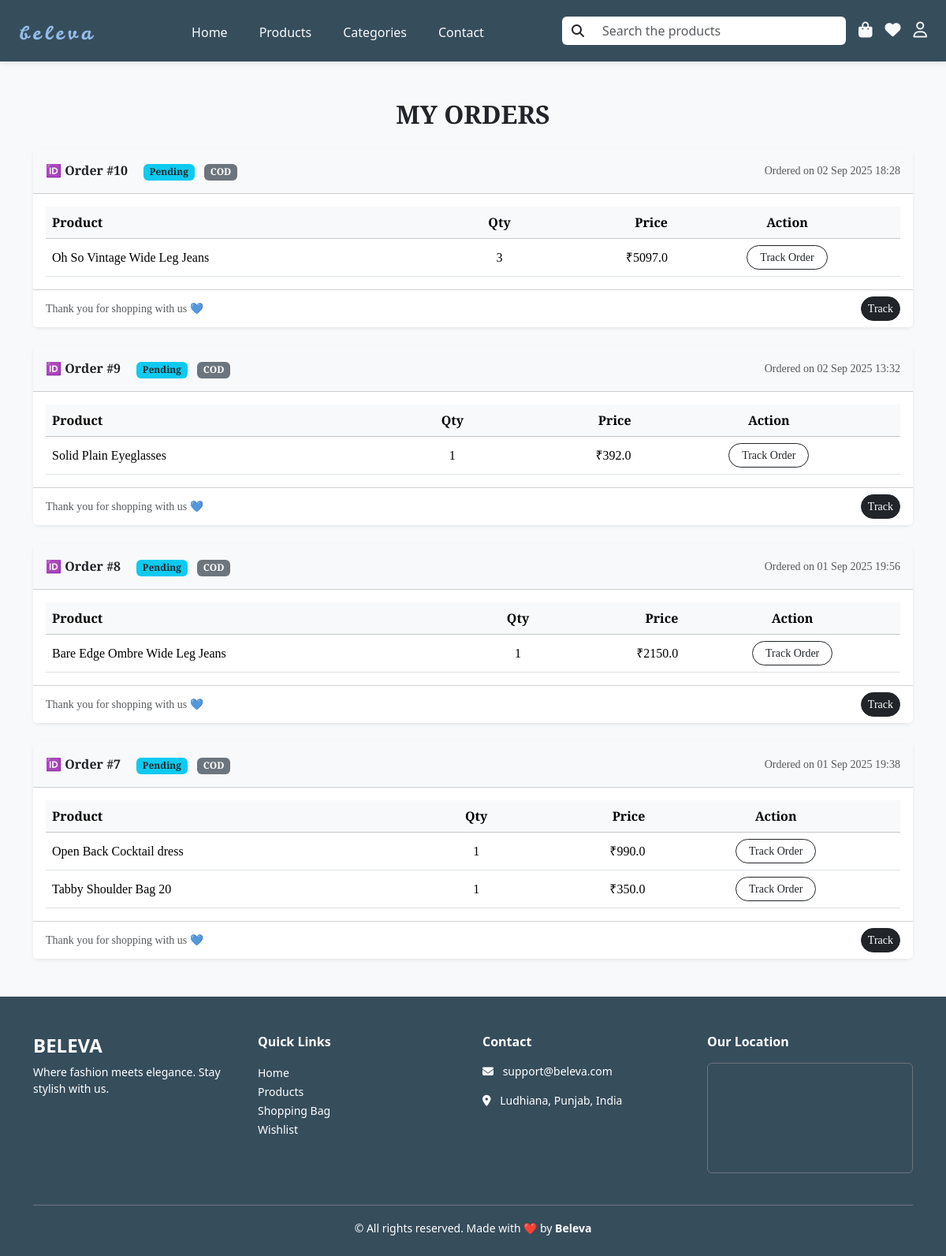
The app's page /accounts/my-orders/ (signed in) with its own data.
### accounts/models.py (models this page shows, shortened)
class Order(models.Model):
    STATUS_CHOICES = [
        ('PENDING' , 'Pending'),
        ('PROCESSING' , 'Processing'),
        ('PACKED', 'Packed'),
        ('SHIPPED', 'Shipped'),
        ('IN_TRANSIT', 'In Transit'),
        ('OUT_FOR_DELIVERY', 'Out for Delivery'),
        ('CANCELLED' , 'Cancelled'),
        ('DELIVERED' , 'Delivered'),
    ]
    PAYMENT_CHOICES = [
        ('COD' , 'Cah on Delivery'),
        ('CARD' , 'Paid via Card'),
    ]
    user = models.ForeignKey(Register , on_delete=models.CASCADE)
    payment_method = models.CharField(max_length=15 , choices=PAYMENT_CHOICES)
    status = models.CharField(max_length=50 , choices=STATUS_CHOICES)
    total_price = models.FloatField()
    billing_address = models.TextField()
    created_at = models.DateTimeField(auto_now_add=True)

class OrderItem(models.Model):
    order = models.ForeignKey(Order , on_delete=models.CASCADE , related_name='items')
    product = models.ForeignKey('products.AllProducts' , on_delete=models.CASCADE)
    price = models.FloatField()
    quantity = models.PositiveIntegerField()

### products/models.py (models this page shows, shortened)
class AllProducts(models.Model):
    product_name    = models.CharField(max_length=200, unique=True)
    slug            = models.SlugField(max_length=200, unique=True)
    description     = models.TextField(max_length=500, blank=True)
    discount_price  = models.IntegerField(null=True, blank=True)
    original_price  = models.IntegerField(null=True, blank=True)
    stock           = models.IntegerField()
    category        = models.ForeignKey(Category, on_delete=models.CASCADE, null=True, blank=True)
    size            = models.ManyToManyField(Size , blank=True)
    is_available    = models.BooleanField(default=True)
    created_date    = models.DateTimeField(auto_now_add=True)
    modified_date   = models.DateTimeField(auto_now=True)
    ratings         = models.FloatField(default=0.0 , null=True , blank= True)
    reviews         = models.PositiveIntegerField(default=0 , null=True , blank=True)
    class Meta:
        verbose_name = 'product'
        verbose_name_plural = 'products'

### accounts/views.py (the view)
# urls.py: path( 'my-orders/', views.order_history, name='my_orders'),
def order_history(request):
    user_id = request.session.get('register_id')
    user = Register.objects.get(id=user_id)
    orders = Order.objects.filter(user=user).prefetch_related('items__product').order_by('-created_at')
    return render(request, 'accounts/order_history.html', {'orders': orders})

### products/context_processors.py (called while the page is built)
def wishlist_processor(request):
    wishlist_ids = []
    user_id = request.session.get('register_id')
    if user_id:
        wishlist_ids = list(Wishlist.objects.filter(user_id=user_id).values_list('product_id', flat=True))
    return {'wishlist_ids': wishlist_ids}

### templates/accounts/order_history.html (shortened to what this page needs)
{% extends 'base.html' %}
{% load static %}
{% block content %}
<div class="container my-5" style="font-family: 'Playfair Display', serif;">
  <h2 class="fw-bold mb-4 text-center text-uppercase">My Orders</h2>
  {% for order in orders %}
  <div class="card shadow-sm border-0 rounded-3 mb-4">
    <div class="card-header bg-light d-flex flex-wrap justify-content-between align-items-center py-3">
      <div>
        <span class="fw-semibold me-3">🆔 Order #{{ order.id }}</span>
        <span class="badge bg-info text-dark me-2">{{ order.status }}</span>
        <span class="badge bg-secondary">{{ order.payment_method }}</span>
      </div>
      <small class="text-muted">
        Ordered on {{ order.created_at|date:"d M Y H:i" }}
      </small>
    </div>
    <div class="card-body">
      <div class="table-responsive">
        <table class="table align-middle mb-0">
          <thead class="table-light">
            <tr>
              <th>Product</th>
              <th class="text-center">Qty</th>
              <th class="text-end">Price</th>
              <th class="text-center">Action</th>
            </tr>
          </thead>
          <tbody>
            {% for item in order.items.all %}
            <tr>
              <td>
                {{ item.product.product_name }}
              </td>
              <td class="text-center">{{ item.quantity }}</td>
              <td class="text-end">₹{{ item.price }}</td>
              <td class="text-center">
                <a href="{% url 'track_order' order.id %}" class="btn btn-sm btn-outline-dark rounded-pill px-3">
                  Track Order
                </a>
              </td>
            </tr>
            {% endfor %}
          </tbody>
        </table>
      </div>
    </div>
    <div class="card-footer bg-white d-flex justify-content-between align-items-center">
      <small class="text-muted">Thank you for shopping with us 💙</small>
      <a href="{% url 'track_order' order.id %}" class="btn btn-dark btn-sm rounded-pill">Track</a>
    </div>
  </div>
  {% empty %}
  <div class="alert alert-info text-center py-4">
    No past orders found. <a href="/products/" class="alert-link">Shop now</a>
  </div>
  {% endfor %}
</div>
{% endblock %}

### static/css/styles.css (style rules this page uses)
* { padding: 0px; margin: 0px; }
.containers { width: 100vw; height: 100vh; overflow-y: auto; overflow-x: hidden; background-color: #F8F9FA; }

### templates/accounts/order_history.html (style rules this page uses)
.card { transition: transform .2s ease, box-shadow .2s ease; }

### records on screen
Order: id "10", status "Pending", payment_method "COD", created_at "02 Sep 2025 18:28"
OrderItem: product.product_name "Oh So Vintage Wide Leg Jeans", quantity "3", price "5097.0"
Order: id "9", status "Pending", payment_method "COD", created_at "02 Sep 2025 13:32"
OrderItem: product.product_name "Solid Plain Eyeglasses", quantity "1", price "392.0"
Order: id "8", status "Pending", payment_method "COD", created_at "01 Sep 2025 19:56"
OrderItem: product.product_name "Bare Edge Ombre Wide Leg Jeans", quantity "1", price "2150.0"
Order: id "7", status "Pending", payment_method "COD", created_at "01 Sep 2025 19:38"
OrderItem: product.product_name "Open Back Cocktail dress", quantity "1", price "990.0"
OrderItem: product.product_name "Tabby Shoulder Bag 20", quantity "1", price "350.0"
